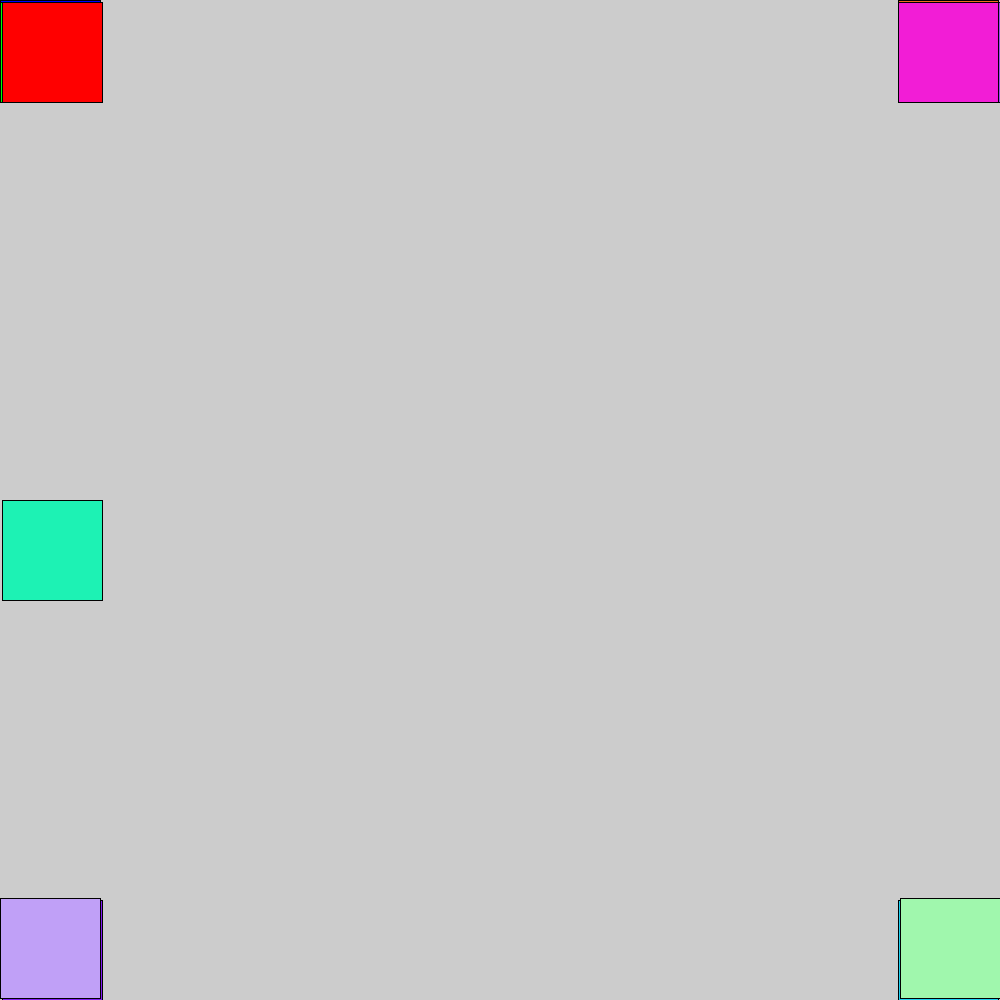
Frame 1 (no input)
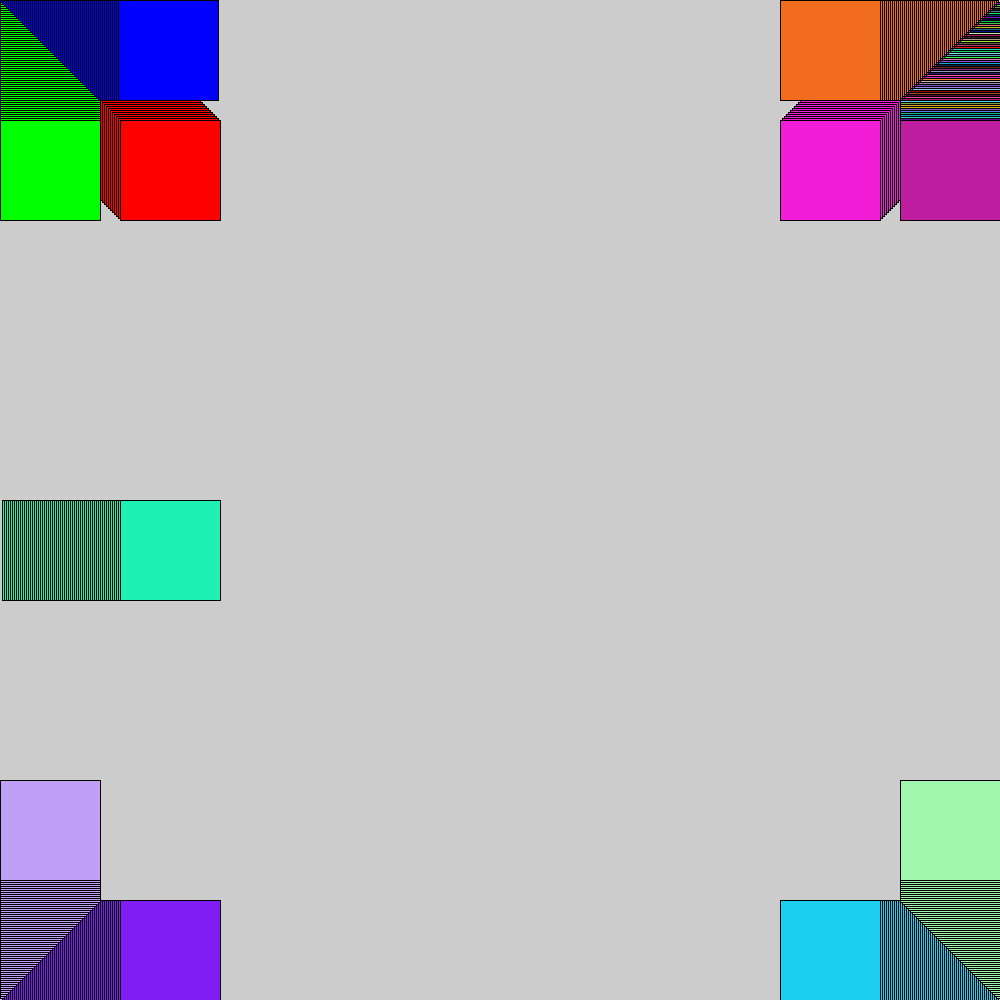
Frame 60 (the mouse pressed at the canvas centre just before this capture)
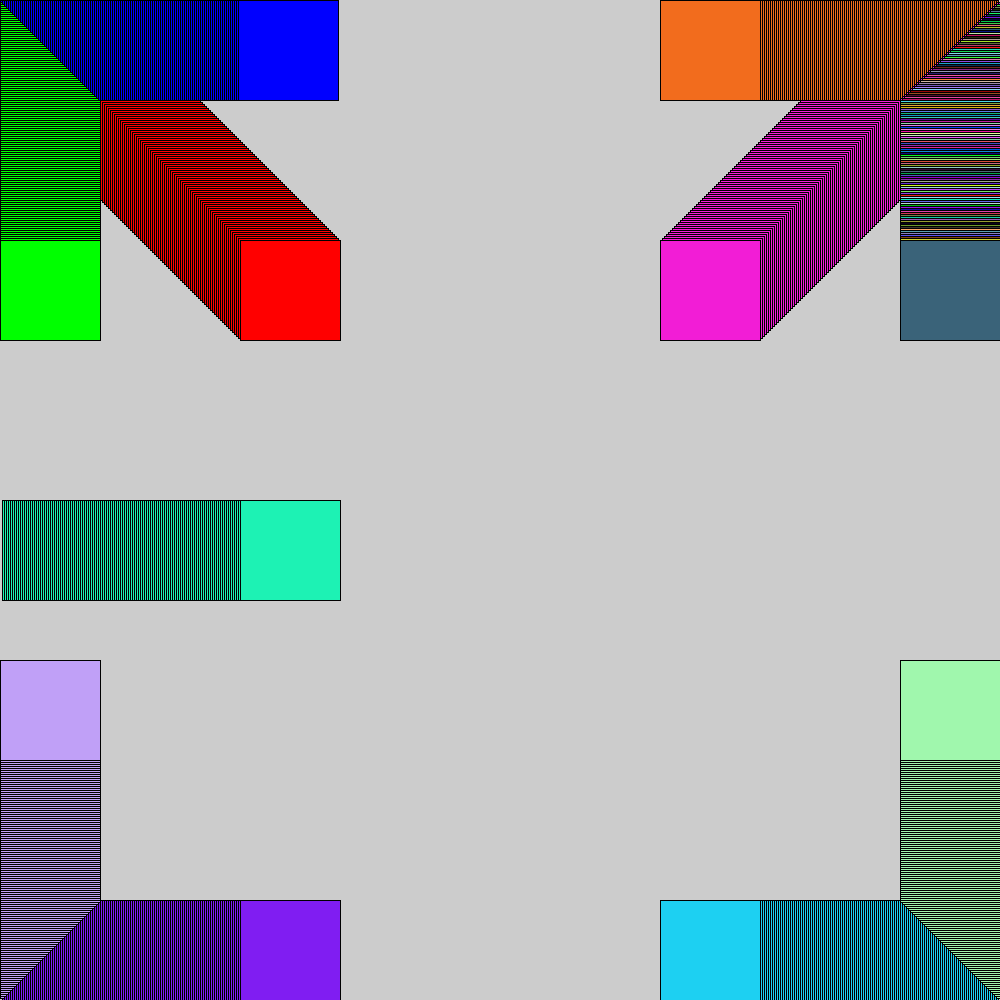
Frame 120 (the mouse held since frame 60 and released just before this capture)

The Processing sketch that drew these frames (run headless with seeded random() and noise(); from frame 60 on, the mouse is pressed at the canvas centre):

// Processing sketch: Samuel_Moving_Squares
// ── Samuel_Moving_Squares.pde
int a=0;
void setup()
{
  size (1000, 1000);
  
}
void draw()
{
  fill(0, 0, 255);
  rect(0+a, 0, 100, 100);
  a=a+2;
  if (a>1000)
  {
    a=0;
  }
  fill(0, 255, 0);
  rect(0, 0+a, 100, 100);
  fill(255, 0, 0);
  rect(0+a, 0+a, 100, 100);
  fill(#F26C1D);
  rect(900-a, 0, 100, 100);
  fill(random(255), random(255), random(255));
  rect(900, 0+a, 100, 100);
  fill(#1DD0F2);
  rect(900-a,900,100,100);
  fill(#F21DD6);
  rect(900-a, 0+a, 100, 100);
  fill(#801DF2);
  rect(0+a,900, 100, 100);
  fill(#1DF2B4);
  rect(0+a,500,100,100);
  fill(#C0A0F7);
  rect(0,900-a,100,100);
  fill(#A0F7AD);
  rect(900,900-a,100,100);
}
